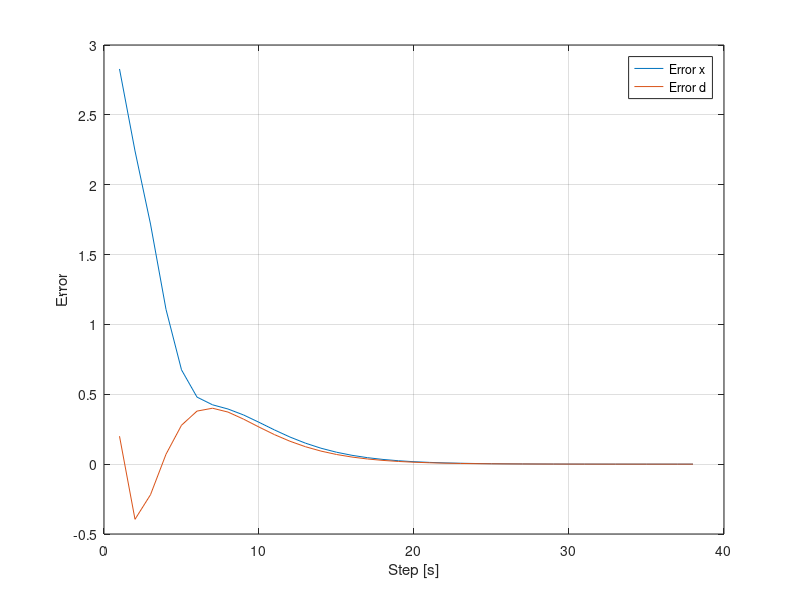
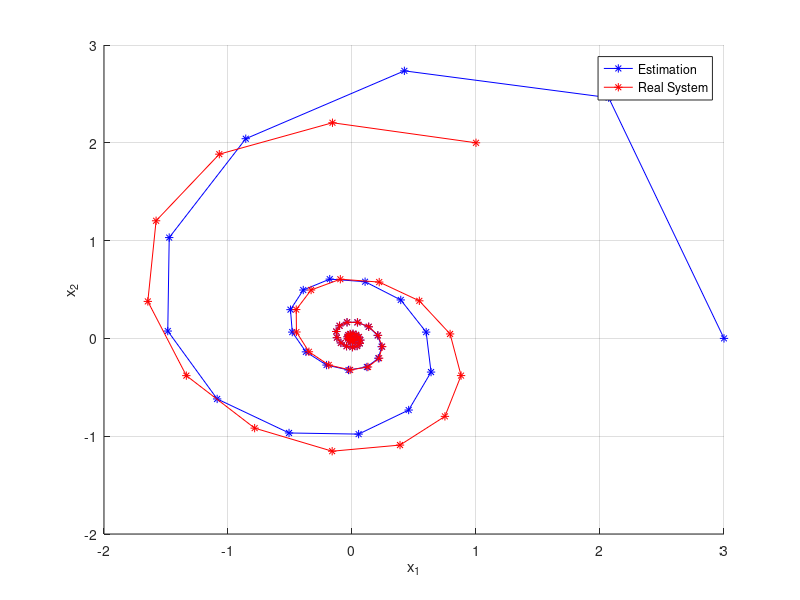
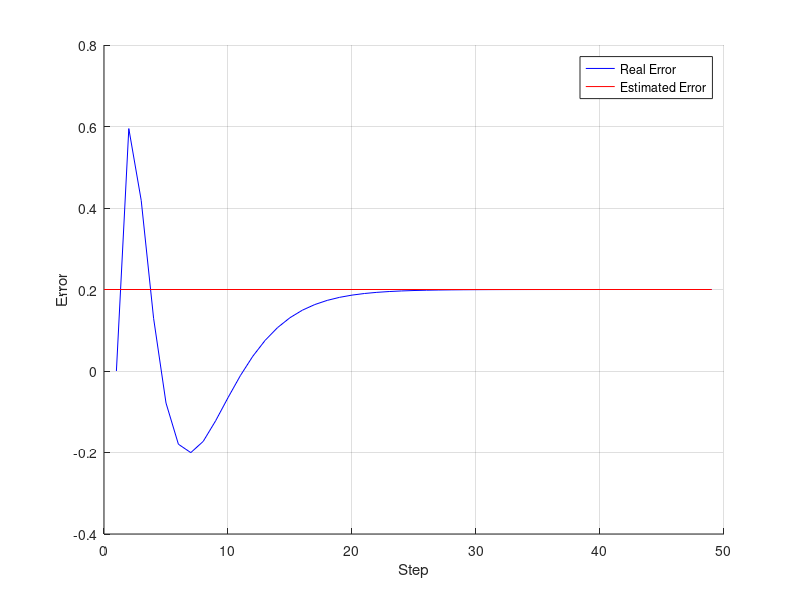

Reproduce these figures in MATLAB, in order. (Note: this script raises an error after producing the figures.)
%%%%%%%%%%%%%%%%%%%%%%%%%%%%%%%%%%%%%%%%%%%%%%%%%%%%%%%%%%%%%%%%%%%%%
%
%            Model Predictive Control - Exercise 5
%              EPFL - Spring semester 2017 - 
%
%            Huber Lukas - Zgraggen Jannik
%
%%%%%%%%%%%%%%%%%%%%%%%%%%%%%%%%%%%%%%%%%%%%%%%%%%%%%%%%%%%%%%%%%%%%%%
clear variables;
addpath(genpath('../tbxmanager'))

%% System initialization
close all; clc;

A = [0.7115, -0.4345; 0.4345, 0.8853];
B = [0.2173; 0.0573];

C = [0, 1];
%D = d

% Augmented system
B_d = zeros(2,1);
C_d = [1];

A_augm = [A,B_d;zeros(1,2),1];
B_augm = [B;0];
C_augm = [C, 1];

L = (place(A_augm',-C_augm',[0.5,0.6,0.7]))'; % Why positiv?!

% Initial Estimation
x0_est = [3;0];
d0_est = [0];

%Initial Conditions - Real system
x0_r = [1;2];
d_r = 0.2;

%% Exercise 1 - Observer Design
close all;

% Error
deltaX = [x0_r-x0_est];
deltaD = [d_r-d0_est];

obsError = [deltaX; deltaD];

MAXITER = 100; minTol = 1e-2;
for i = 2:MAXITER
    obsError(:,i) = (A_augm + L *C_augm)*obsError(:,i-1);
    if(norm(obsError(i)) < minTol)
        fprintf('Problem converged after iteration %d \n',i);
        break;
    end
end

figure('Position',[0 0 1000 600]); grid on;
plot(sqrt(sum(obsError(1:2,:).^2,1))); hold on;
plot(obsError(3,:)); grid on;
legend('Error x', 'Error d')
xlabel('Step [s]'); ylabel('Error')

% Estimation converges very nicely towards the real value. The error in x
% and d converges below the minimum Tolerance in less than 100 iterations.

% Initialize vectores
xVal_est = [x0_est]; xVal_r = [x0_r];
dVal_est = [d0_est]; %dVal_r = [d_r];
    

%% Define loop
MAXITER= MAXITER; minTol = 1e-2;

for i = 2:MAXITER
    u = 0; % No control or input
    y = C*xVal_r(:,i-1)+d_r;
    
    xVal_r(:,i) = A*xVal_r(:,i-1) + B*u;
    
    dh_hat2 = A_augm*[xVal_est(:,i-1); dVal_est(i-1)]+B_augm*u ...
            +  L*(C*xVal_est(:,i-1)+C_d*dVal_est(i-1)-y);
    xVal_est(:,i) = dh_hat2(1:2);
    dVal_est(i) = dh_hat2(3);
    
    if(and(norm(xVal_est(i)-xVal_r(i)) < minTol, ...
            norm(xVal_r(:,i)-xVal_r(:,i-1)) < minTol))
        fprintf('Problem converged after iteration %d \n',i);
        break;
    end
end
    

figure('Position',[0 0 1000 600]); hold on; grid on;
plot(xVal_est(1,:), xVal_est(2,:),'b-*')
plot(xVal_r(1,:),xVal_r(2,:), 'r-*')
xlabel('x_1'); ylabel('x_2')
legend('Estimation','Real System')

figure('Position',[0 0 1000 600]); hold on; grid on;
plot(dVal_est,'b'); plot([0, length(dVal_est)], [d_r, d_r], 'r')
xlabel('Step'); ylabel('Error')
legend('Real Error', 'Estimated Error')


%% Exercise 3 - Controller Design
N =5; % Horizon length

% Define optimization variables
x = sdpvar(2,N,'full');
u = sdpvar(1,N,'full');

% Constraints
h = [3; 3];             %Input constraint
H = [1; -1];            %Input constraint

% Weights Controler that is able to track constant output reference
Q = eye(size(A,1));
R = 1;
I=eye(2);

% Weight of final cost
P = dlyap(A,Q);

% Solver settings
opt = sdpsettings;
opt.solver = 'quadprog';
opt.quadprog.TolCon = 1e-16;


% Initial conditions
xi = x0_est; % try to controll estimation
xd_est = [x0_est; d0_est]
y_est = [C*xd_est(1:2,1)+d0_est]; 
r_val = [0.5, 1];

for r = r_val
    % Real conditions
    y_r = [0];
    u_r = [0];

    x_r = [x0_r];
    y_r = [C*xi+d_r];

    t = [0];

    tolX = 1e-8;
    % Can now compute the optimal control input using
    for i = 2:MAXITER
        % Steady state optimisation problem
        
        % Exercise 2 - Steady State to optimize u^2
        x_s = sdpvar(2,1,'full');
        u_s = sdpvar(1,1,'full');
        obj_ss = u_s*R*u_s;
        con_ss =[I-A,-B;C,0]*[x_s;u_s] == [0;0;r-C_d*xd_est(3,i-1)]; % System dynamics
        con_ss = [con_ss, H*u_s <= h];                       % Input constraint
        solvesdp(con_ss, obj_ss, opt);
        x_s=double(x_s);
        u_s=double(u_s);

        % Define constraints and objective
        con = [];
        obj = 0;
        %con = [con, x(:,1) == x0];
        for j = 1:N-1  
            obj = obj + (x(:,j)-x_s)'*Q*(x(:,j)-x_s) + (u(:,j)-u_s)'*R*(u(:,j)-u_s); % Cost function
            con = [con, x(:,j+1) == A*x(:,j) + B*u(:,j)]; % System dynamics
            con = [con, H*u(:,j) <= h];                   % Input constraints
        end
        obj = obj + (x(:,N)-x_s)'*P*(x(:,N)-x_s);      % Terminal weight
        ctrl = optimizer(con, obj, opt, x(:,1), u(:,1));
        [u_opt,infeasible] = ctrl{xi};

        if(infeasible); fprintf('Problem infeasible at i=%d \n',i); break; end;

        u_r(i) = u_opt;
        t(i) = i;

        % Real sytem
        x_r(:,i) = A*x_r(:,i-1) + B*u_opt;
        y_r(i) = C*x_r(:,i)+d_r;

        % Estimated system
        xd_est(:,i) = [A_augm*xd_est(:,i-1)+B_augm*u_opt ...
                      + L*(C*xd_est(1:2,i-1) + C_d*xd_est(3,i-1) - y_r(i-1))];

        xi = xd_est(1:2,i);

        if(norm(abs(y_r(i)-r)) < tolX);
            fprintf('System converged at after %d steps. \n',i);
            break
        end
    end

    %%

    figure('Position',[0 0 1000 600]);
    plot(xd_est(1,:),xd_est(2,:),'b-*');
    grid on; hold on;
    plot(x_r(1,:),x_r(2,:),'r-*');
    legend('Estimation','Real System')
    xlabel('x_1'), ylabel('x_2')        


    figure('Position',[0 0 1000 600]); grid on;
    plot(0:length(u_r)-1, u_r,'b'); hold on; grid on; 
    plot(0:length(u_r)-1,y_r,'r');
    plot([0,length(u_r)-1],[r,r],'r--')
    plot([0,length(u_r)-1],[-3,-3],'k--')
    plot([0,length(u_r)-1],[3,3],'k--')
    xlim([0,length(u_r)-1])
    ylim([-3.1,3.1])
    
    legend('u(t)','y(t)','reference','input constraints')
    xlabel('Steps')
end        

%% 
fprintf('Programm terminated. \n')